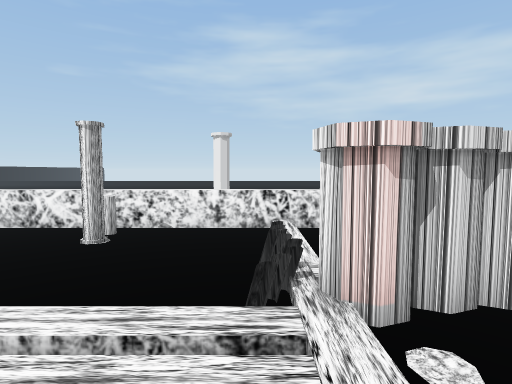
view 1 (above)

16 first-person views from a walk through a Unity game level. The camera is 1.4 m above the floor, tilts 4° down and sees 80° across. Doors are open. The floor is counted in squares, 1 m on a side. Each view is taken from the middle of a square. On the plan, view 1 faces up. The plan holds only what a view shows up to about 14 squares ahead; the rest is blank. The place goes on beyond the plan.

view 2
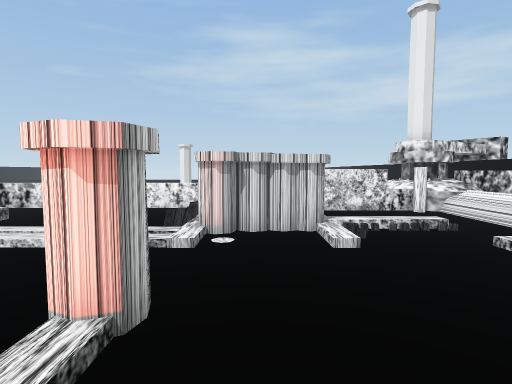

view 3
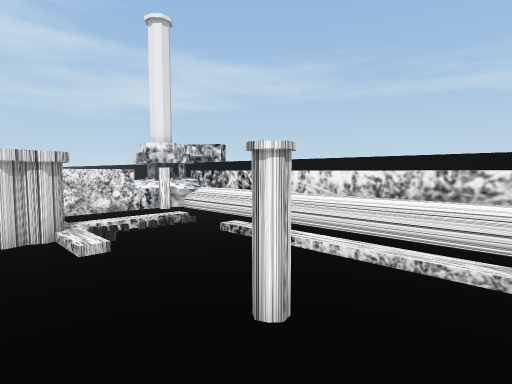

view 4
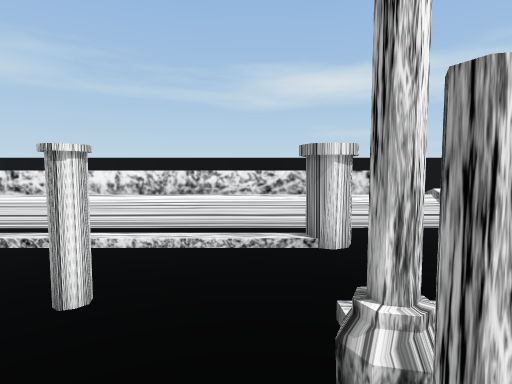

view 5
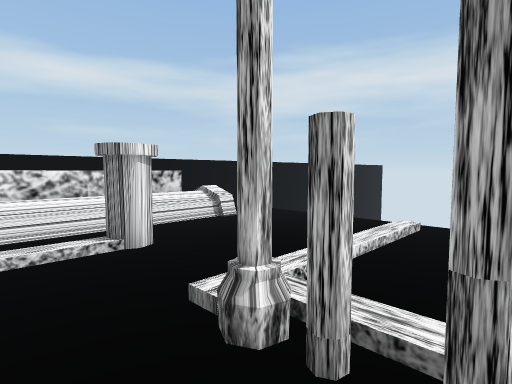

view 6
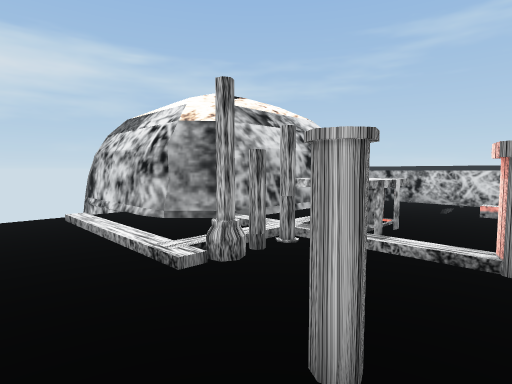

view 7
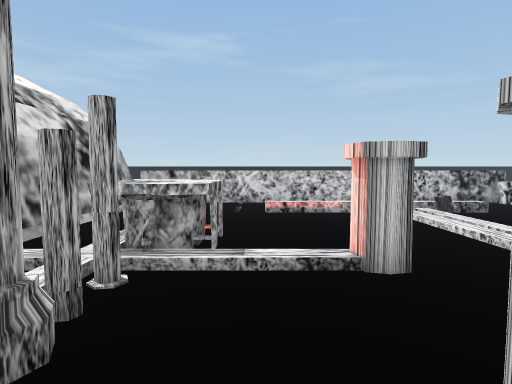

view 8
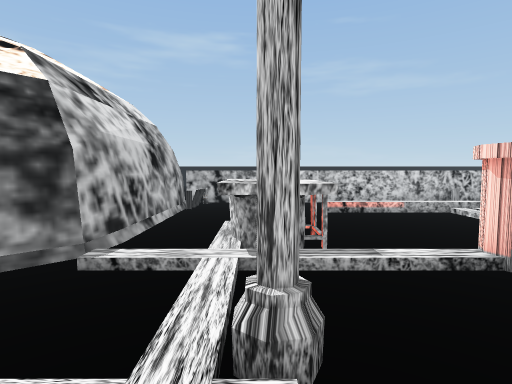

view 9
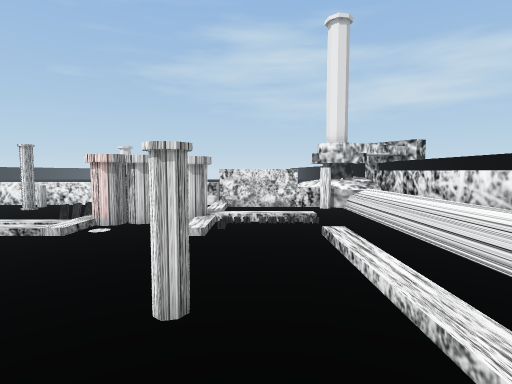

view 10
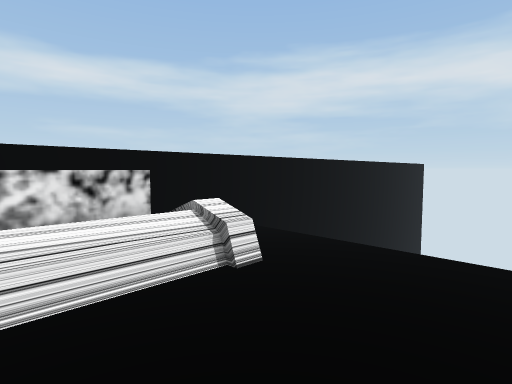

view 11
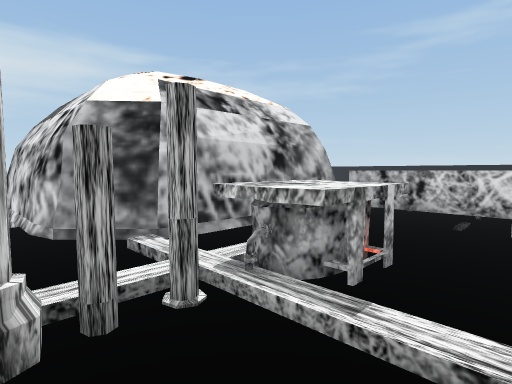

view 12
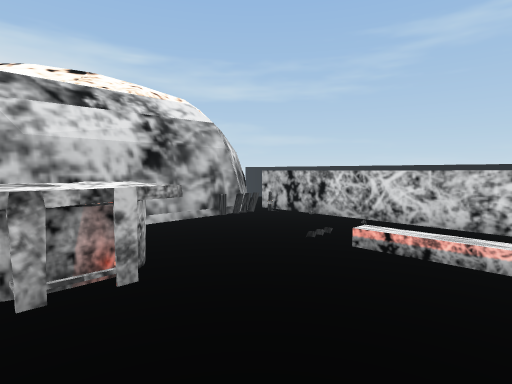

view 13
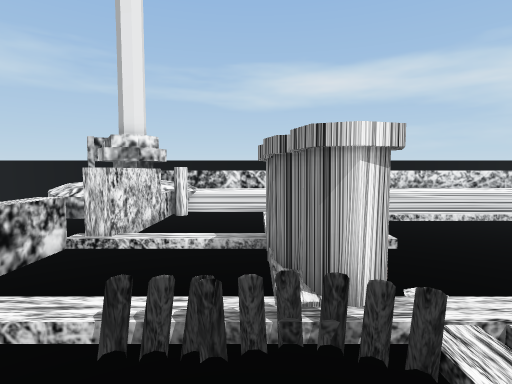

view 14
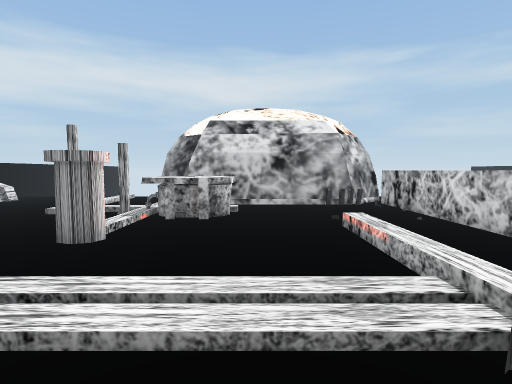

view 15
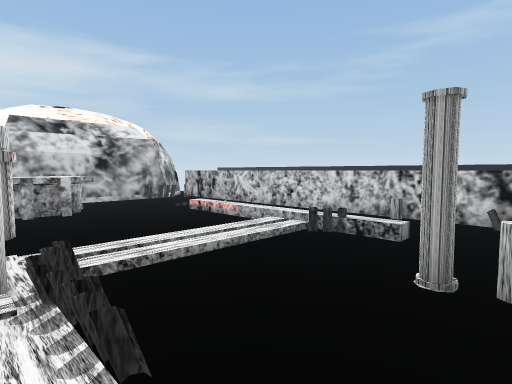

view 16
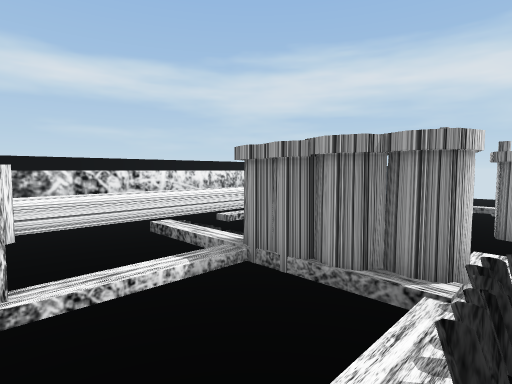

### Floor plan
Key: @ floor where view 1 was taken; # wall or solid block; x gap in a wall; . floor; / step, stairs or slope; D open door; = window, fence, low wall or low ledge; ^ raised ledge; v drop or lower ground; O other object.
Columns run from 9 left of view 1 to 12 right of it. Each row starts with its distance up from view 1.
 10                 ^^   #
  9         #      ^^##  #
  8  ============ ^ #### #
  7 #.....=......^DD^#^^ #
  6 #.....O....../DD.//= #
  5 #............/..../= #
  4 #.........OOO///../= #
  3 #. .O..../OOOO//../= #
  2 #. .///////../..../= #
  1 #.../............./= #
  0 #.../....@......../= #
 -1 #.../....OO......./= #
 -2 #.../.....O..O..../= #
 -3 #................./= #
 -4 #......^^^......../= #
 -5 #......^^^xx#/.OO./= #
 -6 #......///////..O./= #
 -7 ##==....../../..../= #
 -8  #########.../..../# #
 -9 ^#       ##../...=/= #
-10           ##./.....  #
-11           ##./.....  #
-12            #        v#
-13            #        v
-14            v        v

Where each view was taken, in squares from view 1:
view 1: 0 up, 0 right, facing up
view 2: 4 down, 2 right, facing up
view 3: 4 down, 2 right, facing up-right
view 4: 4 down, 1 right, facing right
view 5: 3 down, 1 right, facing down-right
view 6: 1 down, 6 right, facing down-left
view 7: 3 down, 5 right, facing left
view 8: 5 down, 5 right, facing left
view 9: 5 down, 5 right, facing up
view 10: 6 down, 5 right, facing down-right
view 11: 2 down, 3 right, facing down-left
view 12: 0 up, 0 right, facing down-left
view 13: 4 up, 2 left, facing right
view 14: 5 up, 3 left, facing down
view 15: 7 up, 1 right, facing down-left
view 16: 7 up, 0 right, facing down-right
